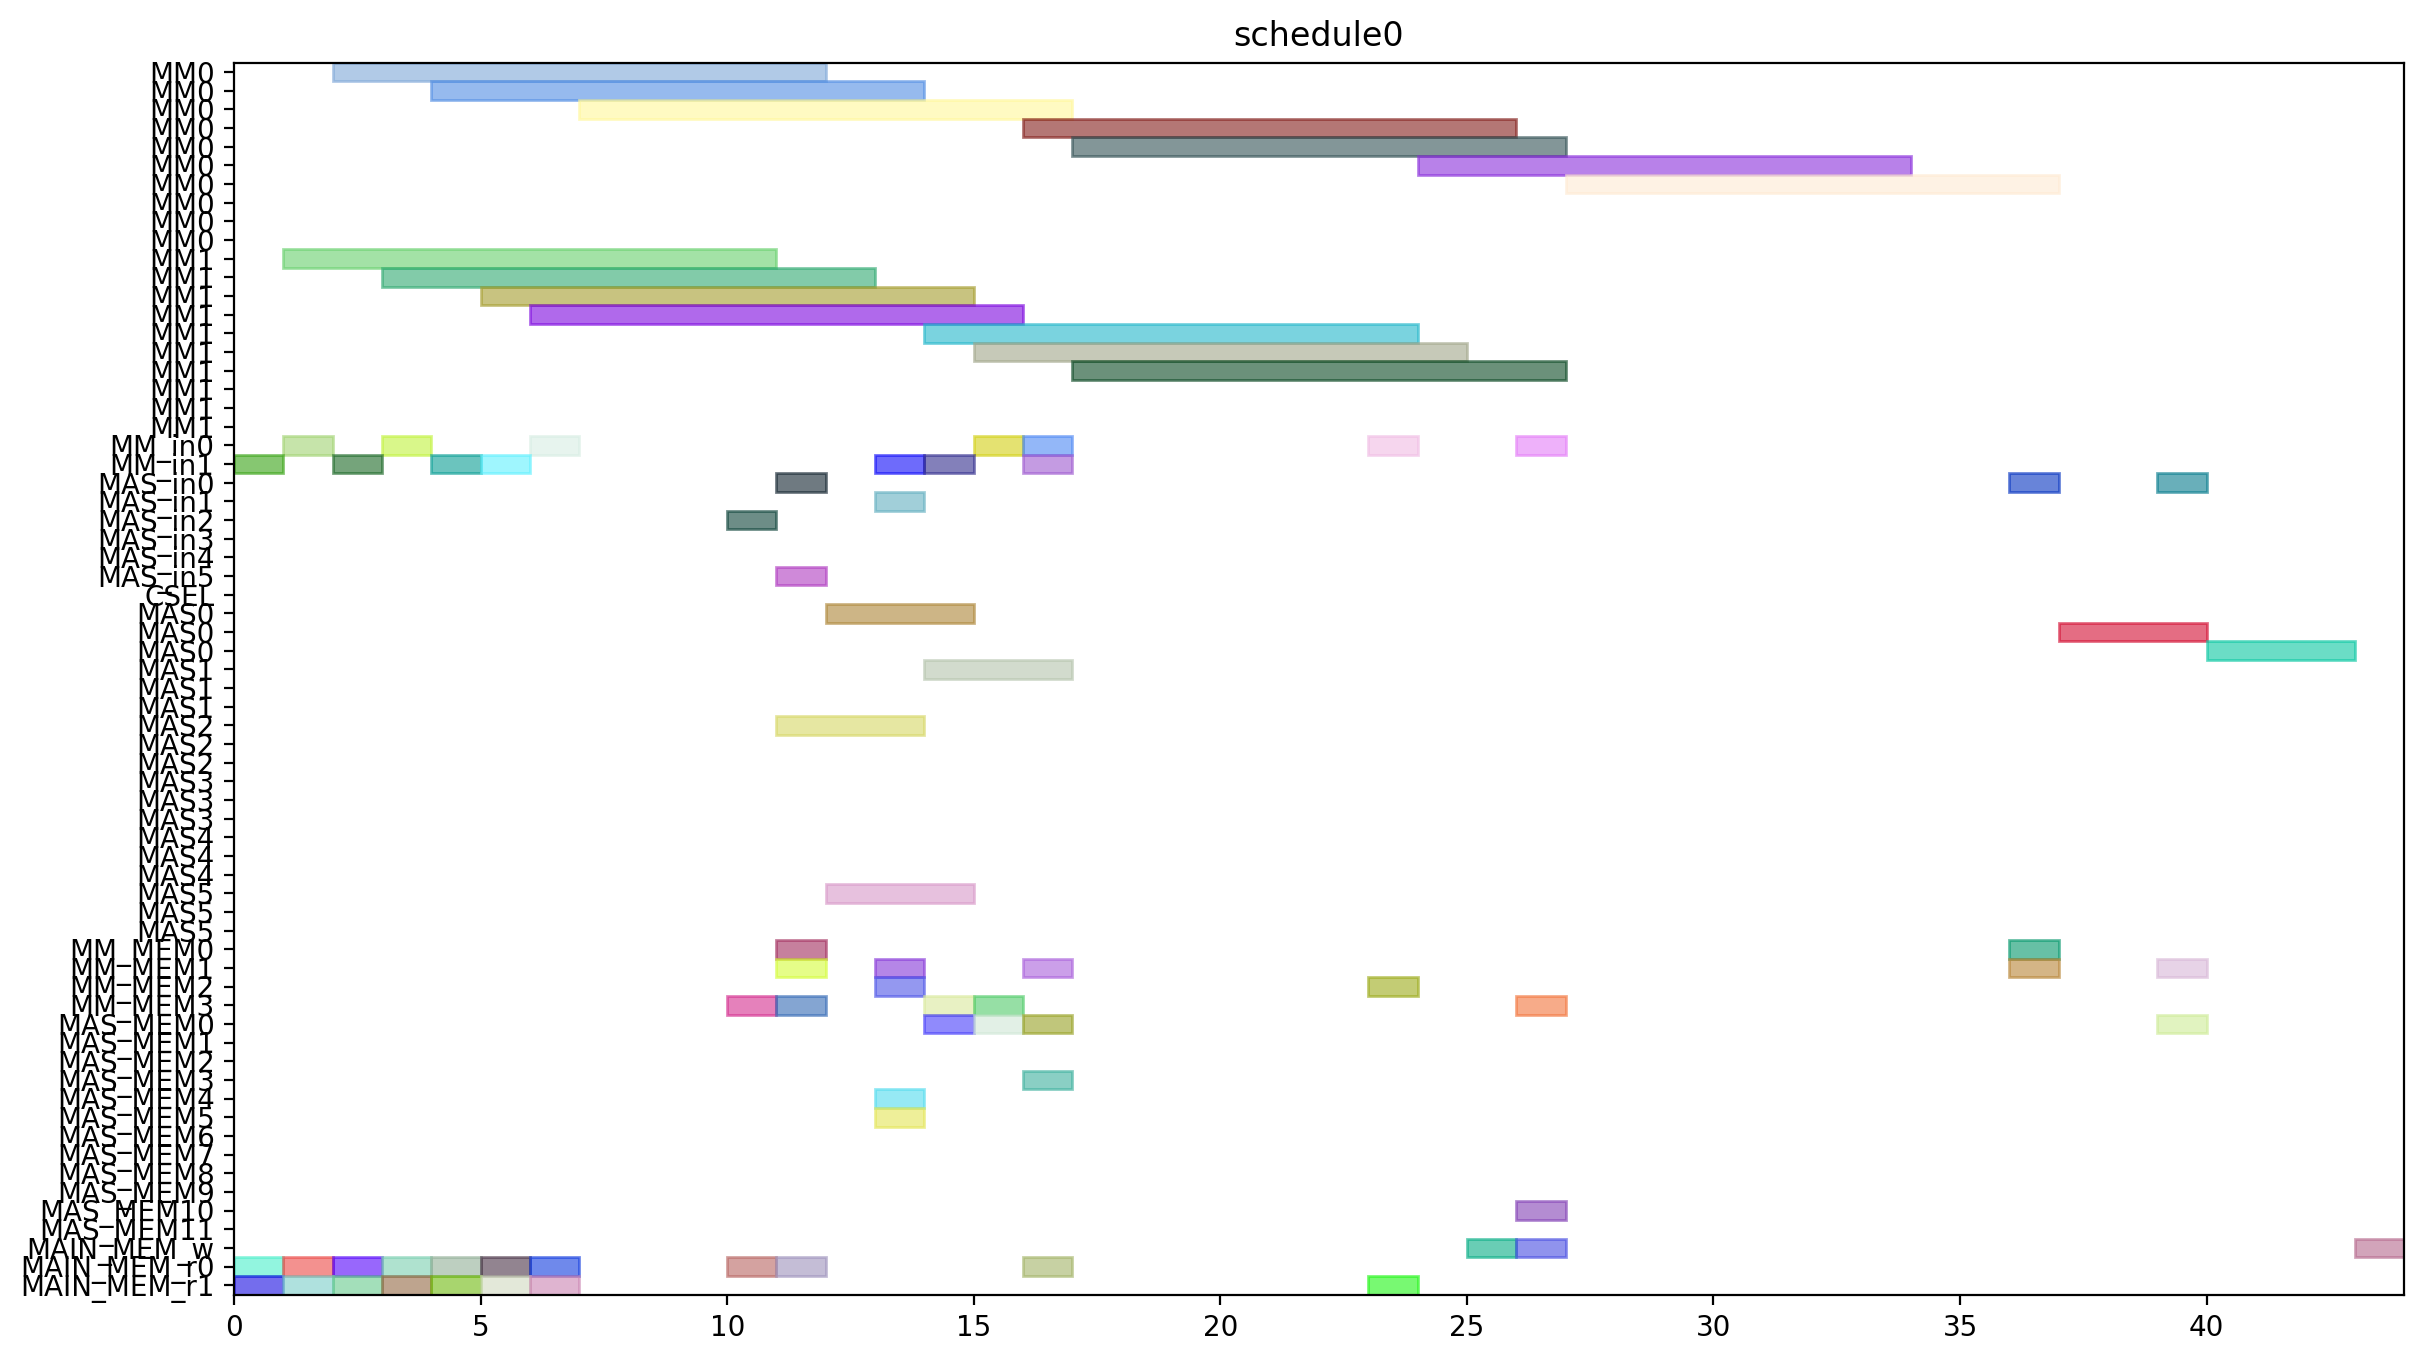

This chart was generated by the following Python code:
from pyschedule import Scenario, solvers, plotters, alt


def solve():
	horizon = 120
	S = Scenario("schedule0", horizon=horizon)

	# resource
	MM = S.Resources('MM', num=2, size=10)
	MM_in = S.Resources('MM_in', num=2)
	MAS_in = S.Resources('MAS_in', num=6)
	CSEL = S.Resource('CSEL')
	MAS = S.Resources('MAS', num=6, size=3, periods=range(1, horizon))
	MM_MEM = S.Resources('MM_MEM', num=4)
	MAS_MEM = S.Resources('MAS_MEM', num=12)
	MAIN_MEM_w = S.Resource('MAIN_MEM_w', size=1)
	MAIN_MEM_r = S.Resources('MAIN_MEM_r', num=2)

	# result of previous scheduling

	# new tasks
	r1 = S.Task('r1', length=10, delay_cost=1)
	r1 += alt(MM)
	r1_in = S.Task('r1_in', length=1, delay_cost=1)
	r1_in += alt(MM_in)
	S += r1_in*MM_in[0]<=r1*MM[0]
	S += r1_in*MM_in[1]<=r1*MM[1]
	r1_mem0 = S.Task('r1_mem0', length=1, delay_cost=1)
	r1_mem0 += MAIN_MEM_r[0]
	S += r1_mem0 <= r1

	r1_mem1 = S.Task('r1_mem1', length=1, delay_cost=1)
	r1_mem1 += MAIN_MEM_r[1]
	S += r1_mem1 <= r1

	r3 = S.Task('r3', length=10, delay_cost=1)
	r3 += alt(MM)
	r3_in = S.Task('r3_in', length=1, delay_cost=1)
	r3_in += alt(MM_in)
	S += r3_in*MM_in[0]<=r3*MM[0]
	S += r3_in*MM_in[1]<=r3*MM[1]
	r3_mem0 = S.Task('r3_mem0', length=1, delay_cost=1)
	r3_mem0 += MAIN_MEM_r[0]
	S += r3_mem0 <= r3

	r3_mem1 = S.Task('r3_mem1', length=1, delay_cost=1)
	r3_mem1 += MAIN_MEM_r[1]
	S += r3_mem1 <= r3

	r4 = S.Task('r4', length=10, delay_cost=1)
	r4 += alt(MM)
	r4_in = S.Task('r4_in', length=1, delay_cost=1)
	r4_in += alt(MM_in)
	S += r4_in*MM_in[0]<=r4*MM[0]
	S += r4_in*MM_in[1]<=r4*MM[1]
	r4_mem0 = S.Task('r4_mem0', length=1, delay_cost=1)
	r4_mem0 += MAIN_MEM_r[0]
	S += r4_mem0 <= r4

	r4_mem1 = S.Task('r4_mem1', length=1, delay_cost=1)
	r4_mem1 += MAIN_MEM_r[1]
	S += r4_mem1 <= r4

	r5 = S.Task('r5', length=10, delay_cost=1)
	r5 += alt(MM)
	r5_in = S.Task('r5_in', length=1, delay_cost=1)
	r5_in += alt(MM_in)
	S += r5_in*MM_in[0]<=r5*MM[0]
	S += r5_in*MM_in[1]<=r5*MM[1]
	r5_mem0 = S.Task('r5_mem0', length=1, delay_cost=1)
	r5_mem0 += MAIN_MEM_r[0]
	S += r5_mem0 <= r5

	r5_mem1 = S.Task('r5_mem1', length=1, delay_cost=1)
	r5_mem1 += MAIN_MEM_r[1]
	S += r5_mem1 <= r5

	r6 = S.Task('r6', length=10, delay_cost=1)
	r6 += alt(MM)
	r6_in = S.Task('r6_in', length=1, delay_cost=1)
	r6_in += alt(MM_in)
	S += r6_in*MM_in[0]<=r6*MM[0]
	S += r6_in*MM_in[1]<=r6*MM[1]
	r6_mem0 = S.Task('r6_mem0', length=1, delay_cost=1)
	r6_mem0 += MAIN_MEM_r[0]
	S += r6_mem0 <= r6

	r6_mem1 = S.Task('r6_mem1', length=1, delay_cost=1)
	r6_mem1 += MAIN_MEM_r[1]
	S += r6_mem1 <= r6

	r12 = S.Task('r12', length=10, delay_cost=1)
	r12 += alt(MM)
	r12_in = S.Task('r12_in', length=1, delay_cost=1)
	r12_in += alt(MM_in)
	S += r12_in*MM_in[0]<=r12*MM[0]
	S += r12_in*MM_in[1]<=r12*MM[1]
	r12_mem0 = S.Task('r12_mem0', length=1, delay_cost=1)
	r12_mem0 += MAIN_MEM_r[0]
	S += r12_mem0 <= r12

	r12_mem1 = S.Task('r12_mem1', length=1, delay_cost=1)
	r12_mem1 += MAIN_MEM_r[1]
	S += r12_mem1 <= r12

	r13 = S.Task('r13', length=10, delay_cost=1)
	r13 += alt(MM)
	r13_in = S.Task('r13_in', length=1, delay_cost=1)
	r13_in += alt(MM_in)
	S += r13_in*MM_in[0]<=r13*MM[0]
	S += r13_in*MM_in[1]<=r13*MM[1]
	r13_mem0 = S.Task('r13_mem0', length=1, delay_cost=1)
	r13_mem0 += MAIN_MEM_r[0]
	S += r13_mem0 <= r13

	r13_mem1 = S.Task('r13_mem1', length=1, delay_cost=1)
	r13_mem1 += MAIN_MEM_r[1]
	S += r13_mem1 <= r13

	r2 = S.Task('r2', length=3, delay_cost=1)
	r2 += alt(MAS)
	r2_in = S.Task('r2_in', length=1, delay_cost=1)
	r2_in += alt(MAS_in)
	S += r2_in*MAS_in[0]<=r2*MAS[0]

	S += r2_in*MAS_in[1]<=r2*MAS[1]

	S += r2_in*MAS_in[2]<=r2*MAS[2]

	S += r2_in*MAS_in[3]<=r2*MAS[3]

	S += r2_in*MAS_in[4]<=r2*MAS[4]

	S += r2_in*MAS_in[5]<=r2*MAS[5]

	r2_mem0 = S.Task('r2_mem0', length=1, delay_cost=1)
	r2_mem0 += alt(MM_MEM)
	S += (r1*MM[0])-1 < r2_mem0*MM_MEM[0]
	S += (r1*MM[1])-1 < r2_mem0*MM_MEM[2]
	S += r2_mem0 <= r2

	r2_mem1 = S.Task('r2_mem1', length=1, delay_cost=1)
	r2_mem1 += alt(MM_MEM)
	S += (r1*MM[0])-1 < r2_mem1*MM_MEM[1]
	S += (r1*MM[1])-1 < r2_mem1*MM_MEM[3]
	S += r2_mem1 <= r2

	r7 = S.Task('r7', length=3, delay_cost=1)
	r7 += alt(MAS)
	r7_in = S.Task('r7_in', length=1, delay_cost=1)
	r7_in += alt(MAS_in)
	S += r7_in*MAS_in[0]<=r7*MAS[0]

	S += r7_in*MAS_in[1]<=r7*MAS[1]

	S += r7_in*MAS_in[2]<=r7*MAS[2]

	S += r7_in*MAS_in[3]<=r7*MAS[3]

	S += r7_in*MAS_in[4]<=r7*MAS[4]

	S += r7_in*MAS_in[5]<=r7*MAS[5]

	r7_mem0 = S.Task('r7_mem0', length=1, delay_cost=1)
	r7_mem0 += alt(MM_MEM)
	S += (r5*MM[0])-1 < r7_mem0*MM_MEM[0]
	S += (r5*MM[1])-1 < r7_mem0*MM_MEM[2]
	S += r7_mem0 <= r7

	r7_mem1 = S.Task('r7_mem1', length=1, delay_cost=1)
	r7_mem1 += alt(MM_MEM)
	S += (r6*MM[0])-1 < r7_mem1*MM_MEM[1]
	S += (r6*MM[1])-1 < r7_mem1*MM_MEM[3]
	S += r7_mem1 <= r7

	r8 = S.Task('r8', length=3, delay_cost=1)
	r8 += alt(MAS)
	r8_in = S.Task('r8_in', length=1, delay_cost=1)
	r8_in += alt(MAS_in)
	S += r8_in*MAS_in[0]<=r8*MAS[0]

	S += r8_in*MAS_in[1]<=r8*MAS[1]

	S += r8_in*MAS_in[2]<=r8*MAS[2]

	S += r8_in*MAS_in[3]<=r8*MAS[3]

	S += r8_in*MAS_in[4]<=r8*MAS[4]

	S += r8_in*MAS_in[5]<=r8*MAS[5]

	r8_mem0 = S.Task('r8_mem0', length=1, delay_cost=1)
	r8_mem0 += MAIN_MEM_r[0]
	S += r8_mem0 <= r8

	r8_mem1 = S.Task('r8_mem1', length=1, delay_cost=1)
	r8_mem1 += alt(MM_MEM)
	S += (r4*MM[0])-1 < r8_mem1*MM_MEM[1]
	S += (r4*MM[1])-1 < r8_mem1*MM_MEM[3]
	S += r8_mem1 <= r8

	r10 = S.Task('r10', length=3, delay_cost=1)
	r10 += alt(MAS)
	r10_in = S.Task('r10_in', length=1, delay_cost=1)
	r10_in += alt(MAS_in)
	S += r10_in*MAS_in[0]<=r10*MAS[0]

	S += r10_in*MAS_in[1]<=r10*MAS[1]

	S += r10_in*MAS_in[2]<=r10*MAS[2]

	S += r10_in*MAS_in[3]<=r10*MAS[3]

	S += r10_in*MAS_in[4]<=r10*MAS[4]

	S += r10_in*MAS_in[5]<=r10*MAS[5]

	r10_mem0 = S.Task('r10_mem0', length=1, delay_cost=1)
	r10_mem0 += MAIN_MEM_r[0]
	S += r10_mem0 <= r10

	r10_mem1 = S.Task('r10_mem1', length=1, delay_cost=1)
	r10_mem1 += alt(MM_MEM)
	S += (r4*MM[0])-1 < r10_mem1*MM_MEM[1]
	S += (r4*MM[1])-1 < r10_mem1*MM_MEM[3]
	S += r10_mem1 <= r10

	r9 = S.Task('r9', length=10, delay_cost=1)
	r9 += alt(MM)
	r9_in = S.Task('r9_in', length=1, delay_cost=1)
	r9_in += alt(MM_in)
	S += r9_in*MM_in[0]<=r9*MM[0]
	S += r9_in*MM_in[1]<=r9*MM[1]
	r9_mem0 = S.Task('r9_mem0', length=1, delay_cost=1)
	r9_mem0 += MAIN_MEM_r[0]
	S += r9_mem0 <= r9

	r9_mem1 = S.Task('r9_mem1', length=1, delay_cost=1)
	r9_mem1 += alt(MAS_MEM)
	S += (r7*MAS[0])-1 < r9_mem1*MAS_MEM[1]
	S += (r7*MAS[1])-1 < r9_mem1*MAS_MEM[3]
	S += (r7*MAS[2])-1 < r9_mem1*MAS_MEM[5]
	S += (r7*MAS[3])-1 < r9_mem1*MAS_MEM[7]
	S += (r7*MAS[4])-1 < r9_mem1*MAS_MEM[9]
	S += (r7*MAS[5])-1 < r9_mem1*MAS_MEM[11]
	S += r9_mem1 <= r9

	r11 = S.Task('r11', length=10, delay_cost=1)
	r11 += alt(MM)
	r11_in = S.Task('r11_in', length=1, delay_cost=1)
	r11_in += alt(MM_in)
	S += r11_in*MM_in[0]<=r11*MM[0]
	S += r11_in*MM_in[1]<=r11*MM[1]
	r11_mem0 = S.Task('r11_mem0', length=1, delay_cost=1)
	r11_mem0 += alt(MAS_MEM)
	S += (r10*MAS[0])-1 < r11_mem0*MAS_MEM[0]
	S += (r10*MAS[1])-1 < r11_mem0*MAS_MEM[2]
	S += (r10*MAS[2])-1 < r11_mem0*MAS_MEM[4]
	S += (r10*MAS[3])-1 < r11_mem0*MAS_MEM[6]
	S += (r10*MAS[4])-1 < r11_mem0*MAS_MEM[8]
	S += (r10*MAS[5])-1 < r11_mem0*MAS_MEM[10]
	S += r11_mem0 <= r11

	r11_mem1 = S.Task('r11_mem1', length=1, delay_cost=1)
	r11_mem1 += alt(MAS_MEM)
	S += (r10*MAS[0])-1 < r11_mem1*MAS_MEM[1]
	S += (r10*MAS[1])-1 < r11_mem1*MAS_MEM[3]
	S += (r10*MAS[2])-1 < r11_mem1*MAS_MEM[5]
	S += (r10*MAS[3])-1 < r11_mem1*MAS_MEM[7]
	S += (r10*MAS[4])-1 < r11_mem1*MAS_MEM[9]
	S += (r10*MAS[5])-1 < r11_mem1*MAS_MEM[11]
	S += r11_mem1 <= r11

	PX_new = S.Task('PX_new', length=10, delay_cost=1)
	PX_new += alt(MM)
	PX_new_in = S.Task('PX_new_in', length=1, delay_cost=1)
	PX_new_in += alt(MM_in)
	S += PX_new_in*MM_in[0]<=PX_new*MM[0]
	S += PX_new_in*MM_in[1]<=PX_new*MM[1]
	S += 0<PX_new

	PX_new_w = S.Task('PX_new_w', length=1, delay_cost=1)
	PX_new_w += alt(MAIN_MEM_w)
	S += PX_new <= PX_new_w

	PX_new_mem0 = S.Task('PX_new_mem0', length=1, delay_cost=1)
	PX_new_mem0 += alt(MAS_MEM)
	S += (r2*MAS[0])-1 < PX_new_mem0*MAS_MEM[0]
	S += (r2*MAS[1])-1 < PX_new_mem0*MAS_MEM[2]
	S += (r2*MAS[2])-1 < PX_new_mem0*MAS_MEM[4]
	S += (r2*MAS[3])-1 < PX_new_mem0*MAS_MEM[6]
	S += (r2*MAS[4])-1 < PX_new_mem0*MAS_MEM[8]
	S += (r2*MAS[5])-1 < PX_new_mem0*MAS_MEM[10]
	S += PX_new_mem0 <= PX_new

	PX_new_mem1 = S.Task('PX_new_mem1', length=1, delay_cost=1)
	PX_new_mem1 += alt(MM_MEM)
	S += (r12*MM[0])-1 < PX_new_mem1*MM_MEM[1]
	S += (r12*MM[1])-1 < PX_new_mem1*MM_MEM[3]
	S += PX_new_mem1 <= PX_new

	r14 = S.Task('r14', length=10, delay_cost=1)
	r14 += alt(MM)
	r14_in = S.Task('r14_in', length=1, delay_cost=1)
	r14_in += alt(MM_in)
	S += r14_in*MM_in[0]<=r14*MM[0]
	S += r14_in*MM_in[1]<=r14*MM[1]
	r14_mem0 = S.Task('r14_mem0', length=1, delay_cost=1)
	r14_mem0 += alt(MAS_MEM)
	S += (r2*MAS[0])-1 < r14_mem0*MAS_MEM[0]
	S += (r2*MAS[1])-1 < r14_mem0*MAS_MEM[2]
	S += (r2*MAS[2])-1 < r14_mem0*MAS_MEM[4]
	S += (r2*MAS[3])-1 < r14_mem0*MAS_MEM[6]
	S += (r2*MAS[4])-1 < r14_mem0*MAS_MEM[8]
	S += (r2*MAS[5])-1 < r14_mem0*MAS_MEM[10]
	S += r14_mem0 <= r14

	r14_mem1 = S.Task('r14_mem1', length=1, delay_cost=1)
	r14_mem1 += alt(MM_MEM)
	S += (r3*MM[0])-1 < r14_mem1*MM_MEM[1]
	S += (r3*MM[1])-1 < r14_mem1*MM_MEM[3]
	S += r14_mem1 <= r14

	Z1_new = S.Task('Z1_new', length=10, delay_cost=1)
	Z1_new += alt(MM)
	Z1_new_in = S.Task('Z1_new_in', length=1, delay_cost=1)
	Z1_new_in += alt(MM_in)
	S += Z1_new_in*MM_in[0]<=Z1_new*MM[0]
	S += Z1_new_in*MM_in[1]<=Z1_new*MM[1]
	S += 0<Z1_new

	Z1_new_w = S.Task('Z1_new_w', length=1, delay_cost=1)
	Z1_new_w += alt(MAIN_MEM_w)
	S += Z1_new <= Z1_new_w

	Z1_new_mem0 = S.Task('Z1_new_mem0', length=1, delay_cost=1)
	Z1_new_mem0 += alt(MAS_MEM)
	S += (r2*MAS[0])-1 < Z1_new_mem0*MAS_MEM[0]
	S += (r2*MAS[1])-1 < Z1_new_mem0*MAS_MEM[2]
	S += (r2*MAS[2])-1 < Z1_new_mem0*MAS_MEM[4]
	S += (r2*MAS[3])-1 < Z1_new_mem0*MAS_MEM[6]
	S += (r2*MAS[4])-1 < Z1_new_mem0*MAS_MEM[8]
	S += (r2*MAS[5])-1 < Z1_new_mem0*MAS_MEM[10]
	S += Z1_new_mem0 <= Z1_new

	Z1_new_mem1 = S.Task('Z1_new_mem1', length=1, delay_cost=1)
	Z1_new_mem1 += alt(MM_MEM)
	S += (r13*MM[0])-1 < Z1_new_mem1*MM_MEM[1]
	S += (r13*MM[1])-1 < Z1_new_mem1*MM_MEM[3]
	S += Z1_new_mem1 <= Z1_new

	r15 = S.Task('r15', length=10, delay_cost=1)
	r15 += alt(MM)
	r15_in = S.Task('r15_in', length=1, delay_cost=1)
	r15_in += alt(MM_in)
	S += r15_in*MM_in[0]<=r15*MM[0]
	S += r15_in*MM_in[1]<=r15*MM[1]
	r15_mem0 = S.Task('r15_mem0', length=1, delay_cost=1)
	r15_mem0 += alt(MAS_MEM)
	S += (r8*MAS[0])-1 < r15_mem0*MAS_MEM[0]
	S += (r8*MAS[1])-1 < r15_mem0*MAS_MEM[2]
	S += (r8*MAS[2])-1 < r15_mem0*MAS_MEM[4]
	S += (r8*MAS[3])-1 < r15_mem0*MAS_MEM[6]
	S += (r8*MAS[4])-1 < r15_mem0*MAS_MEM[8]
	S += (r8*MAS[5])-1 < r15_mem0*MAS_MEM[10]
	S += r15_mem0 <= r15

	r15_mem1 = S.Task('r15_mem1', length=1, delay_cost=1)
	r15_mem1 += alt(MM_MEM)
	S += (r9*MM[0])-1 < r15_mem1*MM_MEM[1]
	S += (r9*MM[1])-1 < r15_mem1*MM_MEM[3]
	S += r15_mem1 <= r15

	r16 = S.Task('r16', length=10, delay_cost=1)
	r16 += alt(MM)
	r16_in = S.Task('r16_in', length=1, delay_cost=1)
	r16_in += alt(MM_in)
	S += r16_in*MM_in[0]<=r16*MM[0]
	S += r16_in*MM_in[1]<=r16*MM[1]
	r16_mem0 = S.Task('r16_mem0', length=1, delay_cost=1)
	r16_mem0 += alt(MM_MEM)
	S += (r11*MM[0])-1 < r16_mem0*MM_MEM[0]
	S += (r11*MM[1])-1 < r16_mem0*MM_MEM[2]
	S += r16_mem0 <= r16

	r16_mem1 = S.Task('r16_mem1', length=1, delay_cost=1)
	r16_mem1 += MAIN_MEM_r[1]
	S += r16_mem1 <= r16

	r17 = S.Task('r17', length=3, delay_cost=1)
	r17 += alt(MAS)
	r17_in = S.Task('r17_in', length=1, delay_cost=1)
	r17_in += alt(MAS_in)
	S += r17_in*MAS_in[0]<=r17*MAS[0]

	S += r17_in*MAS_in[1]<=r17*MAS[1]

	S += r17_in*MAS_in[2]<=r17*MAS[2]

	S += r17_in*MAS_in[3]<=r17*MAS[3]

	S += r17_in*MAS_in[4]<=r17*MAS[4]

	S += r17_in*MAS_in[5]<=r17*MAS[5]

	r17_mem0 = S.Task('r17_mem0', length=1, delay_cost=1)
	r17_mem0 += alt(MM_MEM)
	S += (r14*MM[0])-1 < r17_mem0*MM_MEM[0]
	S += (r14*MM[1])-1 < r17_mem0*MM_MEM[2]
	S += r17_mem0 <= r17

	r17_mem1 = S.Task('r17_mem1', length=1, delay_cost=1)
	r17_mem1 += alt(MM_MEM)
	S += (r15*MM[0])-1 < r17_mem1*MM_MEM[1]
	S += (r15*MM[1])-1 < r17_mem1*MM_MEM[3]
	S += r17_mem1 <= r17

	PY_new = S.Task('PY_new', length=3, delay_cost=1)
	PY_new += alt(MAS)
	PY_new_in = S.Task('PY_new_in', length=1, delay_cost=1)
	PY_new_in += alt(MAS_in)
	S += PY_new_in*MAS_in[0]<=PY_new*MAS[0]

	S += PY_new_in*MAS_in[1]<=PY_new*MAS[1]

	S += PY_new_in*MAS_in[2]<=PY_new*MAS[2]

	S += PY_new_in*MAS_in[3]<=PY_new*MAS[3]

	S += PY_new_in*MAS_in[4]<=PY_new*MAS[4]

	S += PY_new_in*MAS_in[5]<=PY_new*MAS[5]

	S += 0<PY_new

	PY_new_w = S.Task('PY_new_w', length=1, delay_cost=1)
	PY_new_w += alt(MAIN_MEM_w)
	S += PY_new <= PY_new_w

	PY_new_mem0 = S.Task('PY_new_mem0', length=1, delay_cost=1)
	PY_new_mem0 += alt(MAS_MEM)
	S += (r17*MAS[0])-1 < PY_new_mem0*MAS_MEM[0]
	S += (r17*MAS[1])-1 < PY_new_mem0*MAS_MEM[2]
	S += (r17*MAS[2])-1 < PY_new_mem0*MAS_MEM[4]
	S += (r17*MAS[3])-1 < PY_new_mem0*MAS_MEM[6]
	S += (r17*MAS[4])-1 < PY_new_mem0*MAS_MEM[8]
	S += (r17*MAS[5])-1 < PY_new_mem0*MAS_MEM[10]
	S += PY_new_mem0 <= PY_new

	PY_new_mem1 = S.Task('PY_new_mem1', length=1, delay_cost=1)
	PY_new_mem1 += alt(MM_MEM)
	S += (r16*MM[0])-1 < PY_new_mem1*MM_MEM[1]
	S += (r16*MM[1])-1 < PY_new_mem1*MM_MEM[3]
	S += PY_new_mem1 <= PY_new

	solvers.mip.solve(S,msg=1,kind='CPLEX',ratio_gap=1.01)

	solution = [['hoge']*len(S.solution()[1]) for i in range(len(S.solution()))]
	for i in range(len(S.solution())):
		for j in range(len(S.solution()[i])):
			solution[i][j]=str(S.solution()[i][j])
	print(solution)

	cycles = int(solution[-1][3])

	pic_file_name = "/mnt/rose/usr1/fukuda/ABE/multiRAM_multiMAS_16mux/scheduling_result/stage10MM2_stage3MAS6/EP_YRECOVER/schedule0.png"
	if(S.solution() != []):
		plotters.matplotlib.plot(S,img_filename=pic_file_name, show_task_labels=False, fig_size=(cycles*0.25+3, 8))

	return solution
